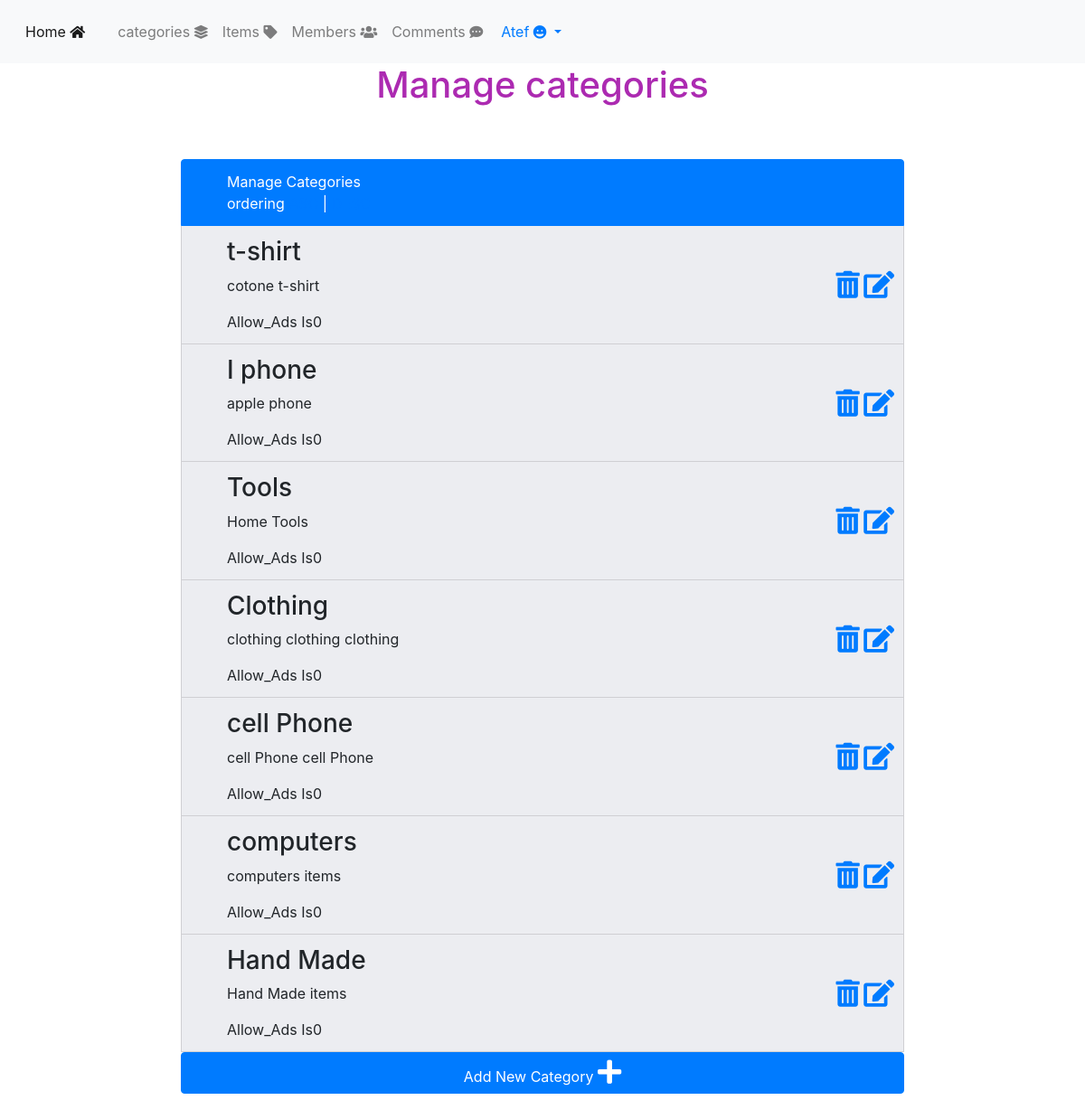
The app's page /admin/categories.php?sort=DESC (signed in) with its own data.
### tables this page shows
CREATE TABLE `categories` (
  `ID` int(11) NOT NULL,
  `Name` varchar(255) NOT NULL,
  `Description` varchar(255) NOT NULL,
  `parent` int(11) NOT NULL DEFAULT 0,
  `Ordering` int(11) DEFAULT NULL,
  `Visibility` tinyint(4) NOT NULL DEFAULT 0,
  `Allow_comment` tinyint(4) NOT NULL DEFAULT 0,
  `Allow_Ads` tinyint(4) NOT NULL DEFAULT 0
);

### admin/categories.php (the view, shortened to what this page needs)
<?php
if(isset($_SESSION['userName'])){
    include 'inti.php';
    if(isset($_GET['action'])){
        $action = $_GET['action'];
    }else{
        $action = 'manage';
    }
    if($action == 'manage'){
        $sort_array = array('ASC','DESC');
        $sort = 'ASC';
        if(isset($_GET['sort']) && in_array($_GET['sort'], $sort_array)){
            $sort = $_GET['sort'];
        }
        $stmt2 = $con->prepare("SELECT * FROM categories ORDER BY Ordering $sort");
        $stmt2->execute();
        $cats = $stmt2->fetchAll();
        if(! empty($cats)){
        ?>
            <h1 class="text-center"> Manage categories</h1>
                <ul class="list-group col-md-12">
                    <li class="list-group-item active"> Manage Categories
                        <div class = "ordering">
                        ordering
                            <a class="<?php if($sort == 'ASC'){echo'active';}?>" href="?sort=ASC">ASC</a> |
                            <a class="<?php if($sort == 'DESC'){echo'active';}?>" href="?sort=DESC">DESC</a>
                        </div>
                    </li>
                    <?php
                        foreach($cats as $cat){
                            echo '<li class="list-group-item">';
                                echo '<div class="control">';
                                    echo '<a href ="categories.php?action=delete&catID='.$cat['ID'].'"> <i class="fas fa-trash-alt"></i> </a> ';
                                    echo ' <a href ="categories.php?action=edit&catID='.$cat['ID'].'"> <i class="fas fa-edit"></i> </a>';
                                echo '</div>';
                                echo '<h3>' . $cat['Name'] . '</h3>';
                                echo '<p>';  if($cat['Description'] == ''){echo 'This category has no description';}else{echo $cat['Description'];}  echo'</p>';
                                echo '<span class = "Ads"> Allow_Ads Is' . $cat['Allow_Ads'] . '</span>';
                            echo'</li>';
                        }
                    ?>
                    <a class="btn btn-primary" href="categories.php?action=add"> Add New Category <i class="fas fa-plus"></i></a>
                </ul>
        <?php }else{
                    echo "<div class='container'>";
                        echo "<div class='alert alert-info'>There's No category to show</div>";
                        echo'<a class="btn btn-primary" href="categories.php?action=add"> Add New Category <i class="fas fa-plus"></i></a>';
                    echo "</div>";
                    }?>
                    <?php
    }
    include $tmp . "footer-inc.php";
}else{
    header('Location: index.php');
    exit();
}

### admin/layout/css/custem.css (style rules this page uses)
body { background-color: rgb(255, 255, 255); font-size: 16px; }
a { text-decoration: none; }
h1 { color: rgb(172, 42, 177) ; }
.fas { font-size: 30px; }
.list-group { float: left; }
.list-group { padding: 50px 200px; }
.list-group-item { padding-left:50px; background-color:#ecedf1; }
.control { position: absolute; top:50px; right: 10px; }
.ordering { text-decoration: none; color: #fff; }

### records on screen
categories: Name "t-shirt", Description "cotone t-shirt", Allow_Ads "0"
categories: Name "I phone", Description "apple phone", Allow_Ads "0"
categories: Name "Tools", Description "Home Tools", Allow_Ads "0"
categories: Name "Clothing", Description "clothing clothing clothing", Allow_Ads "0"
categories: Name "cell Phone", Description "cell Phone cell Phone", Allow_Ads "0"
categories: Name "computers", Description "computers items", Allow_Ads "0"
categories: Name "Hand Made", Description "Hand Made items", Allow_Ads "0"
